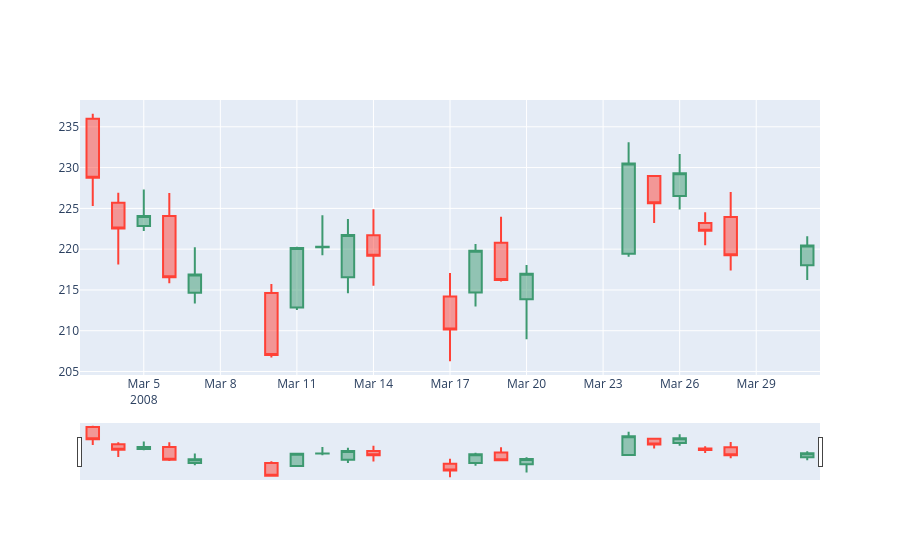

Write notebook code for a chart like this one.
### Markdown cell above
Gráficos de Velas - Candlesticks
Usado como una forma de visualización y apoyo de trading
Es parecido a un box plot, no se lo debe confundir
También muestra el Open, Close, High y Low con sus propios símbolos, y adaptado a la frecuencia del gráfico
Cada símbolo representa el trading en determinado tiempo (de acuerdo a la serie)
El eje X es el tiempo
Las líneas de la parte inferior y superior muestran el High y Low del período
El rectángulo muestra el rango entre el Open y el Close
Si el trading va al alza se pinta verde o blanca, mientras que si el mercado está a la baja (el Close es menor al Open), se pinta negro o rojo

### Code cell
#grafico de velas (dandlestick)
trace = go.Candlestick(x=df_google.loc['03-2008'].index,
                       open=df_google.loc['03-2008'].Open,
                       high=df_google.loc['03-2008'].High,
                       low=df_google.loc['03-2008'].Low,
                       close=df_google.loc['03-2008'].Close)
data =[trace]
iplot(data)

### Figure 1 — Plotly figure (JSON) as saved in the notebook; plotly's stock layout.template omitted (floating-point values rounded to 4 significant figures)
{"data": [{"close": [228.7, 222.5, 224.1, 216.6, 216.9, 207.0, 220.1, 220.3, 221.7, 219.2, 210.1, 219.8, 216.2, 217.0, 230.5, 225.6, 229.3, 222.3, 219.3, 220.5], "high": [236.6, 226.9, 227.3, 226.9, 220.2, 215.7, 220.3, 224.2, 223.7, 224.9, 217.1, 220.6, 224.0, 218.1, 233.1, 229.0, 231.7, 224.5, 227.0, 221.6], "low": [225.3, 218.1, 222.2, 215.8, 213.3, 206.7, 212.5, 219.2, 214.6, 215.5, 206.3, 213.0, 216.1, 209.0, 219.1, 223.2, 224.9, 220.5, 217.4, 216.2], "open": [236.0, 225.7, 222.8, 224.1, 214.7, 214.6, 212.8, 220.2, 216.6, 221.7, 214.2, 214.7, 220.8, 213.9, 219.4, 229.0, 226.5, 223.2, 223.9, 218.0], "type": "candlestick", "x": ["2008-03-03T00:00:00", "2008-03-04T00:00:00", "2008-03-05T00:00:00", "2008-03-06T00:00:00", "2008-03-07T00:00:00", "2008-03-10T00:00:00", "2008-03-11T00:00:00", "2008-03-12T00:00:00", "2008-03-13T00:00:00", "2008-03-14T00:00:00", "2008-03-17T00:00:00", "2008-03-18T00:00:00", "2008-03-19T00:00:00", "2008-03-20T00:00:00", "2008-03-24T00:00:00", "2008-03-25T00:00:00", "2008-03-26T00:00:00", "2008-03-27T00:00:00", "2008-03-28T00:00:00", "2008-03-31T00:00:00"]}], "layout": {}}
